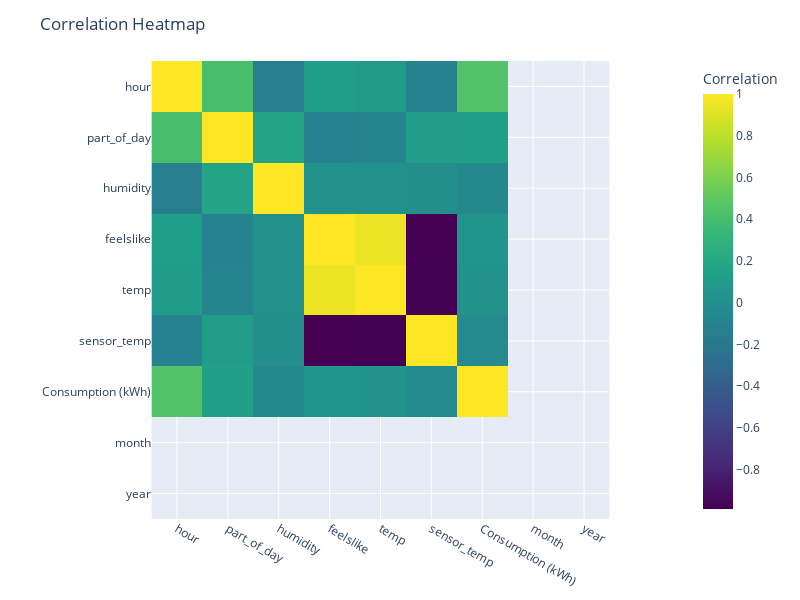

Notebook code cell kept with this figure:
### Code cell
import plotly.express as px
import pandas as pd
# Assuming 'df' is your DataFrame with the relevant columns
numeric_columns = df.select_dtypes(include='number')

# Calculate correlation matrix
correlation_matrix = numeric_columns.corr()

# Display the correlation matrix


# Assuming 'correlation_matrix' is the calculated correlation matrix
# If not, calculate it using your data

# Sample correlation matrix (replace this with your actual correlation matrix)
# correlation_matrix = your_data_frame.corr()

# Create a heatmap using Plotly
fig = px.imshow(correlation_matrix,
                labels=dict(color="Correlation"),
                x=correlation_matrix.columns,
                y=correlation_matrix.columns,
                color_continuous_scale='Viridis')

# Customize the layout
fig.update_layout(title="Correlation Heatmap",
                  width=800,
                  height=600)

fig.show()

### Figure 1 — Plotly figure (JSON) as saved in the notebook; plotly's stock layout.template omitted (floating-point values rounded to 4 significant figures)
{"data": [{"coloraxis": "coloraxis", "hovertemplate": "x: %{x}<br>y: %{y}<br>Correlation: %{z}<extra></extra>", "name": "0", "type": "heatmap", "x": ["hour", "part_of_day", "humidity", "feelslike", "temp", "sensor_temp", "Consumption (kWh)", "month", "year"], "xaxis": "x", "y": ["hour", "part_of_day", "humidity", "feelslike", "temp", "sensor_temp", "Consumption (kWh)", "month", "year"], "yaxis": "y", "z": [[1, 0.4127, -0.1351, 0.1129, 0.08888, -0.1033, 0.4513, null, null], [0.4127, 1, 0.1634, -0.1053, -0.09043, 0.09979, 0.1355, null, null], [-0.1351, 0.1634, 1, 0.008439, 0.006075, -0.007458, -0.06145, null, null], [0.1129, -0.1053, 0.008439, 1, 0.9491, -0.9894, 0.04693, null, null], [0.08888, -0.09043, 0.006075, 0.9491, 1, -0.9848, 0.03057, null, null], [-0.1033, 0.09979, -0.007458, -0.9894, -0.9848, 1, -0.04, null, null], [0.4513, 0.1355, -0.06145, 0.04693, 0.03057, -0.04, 1, null, null], [null, null, null, null, null, null, null, null, null], [null, null, null, null, null, null, null, null, null]]}], "layout": {"coloraxis": {"colorbar": {"title": {"text": "Correlation"}}, "colorscale": [[0, "#440154"], [0.1111, "#482878"], [0.2222, "#3e4989"], [0.3333, "#31688e"], [0.4444, "#26828e"], [0.5556, "#1f9e89"], [0.6667, "#35b779"], [0.7778, "#6ece58"], [0.8889, "#b5de2b"], [1, "#fde725"]]}, "height": 600, "margin": {"t": 60}, "title": {"text": "Correlation Heatmap"}, "width": 800, "xaxis": {"anchor": "y", "constrain": "domain", "domain": [0, 1], "scaleanchor": "y"}, "yaxis": {"anchor": "x", "autorange": "reversed", "constrain": "domain", "domain": [0, 1]}}}
